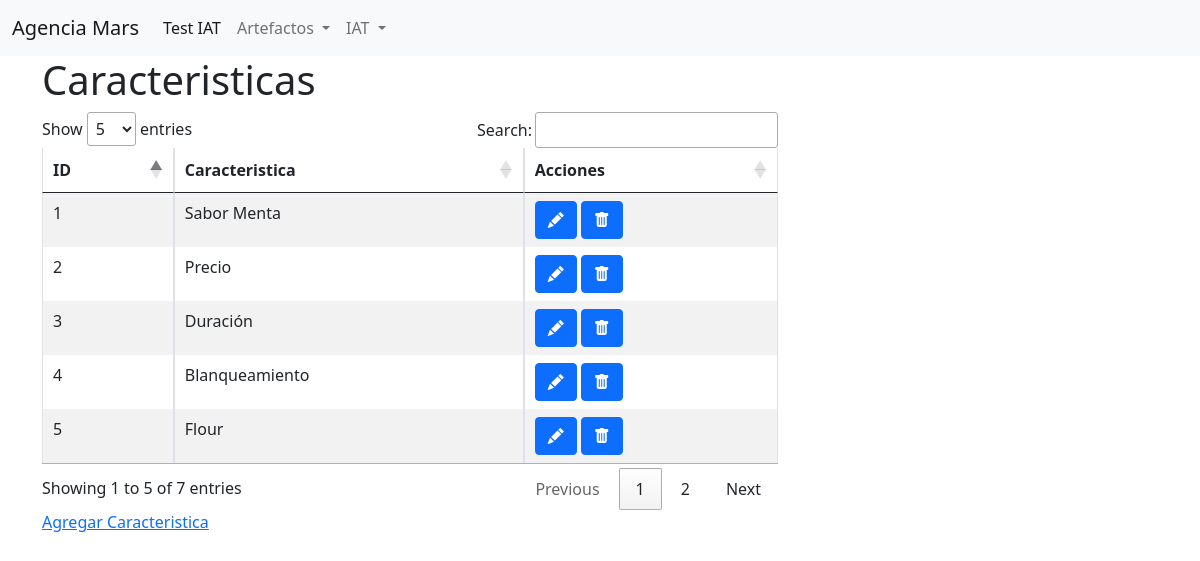
Page /caracteristica/ on the earlier database version.
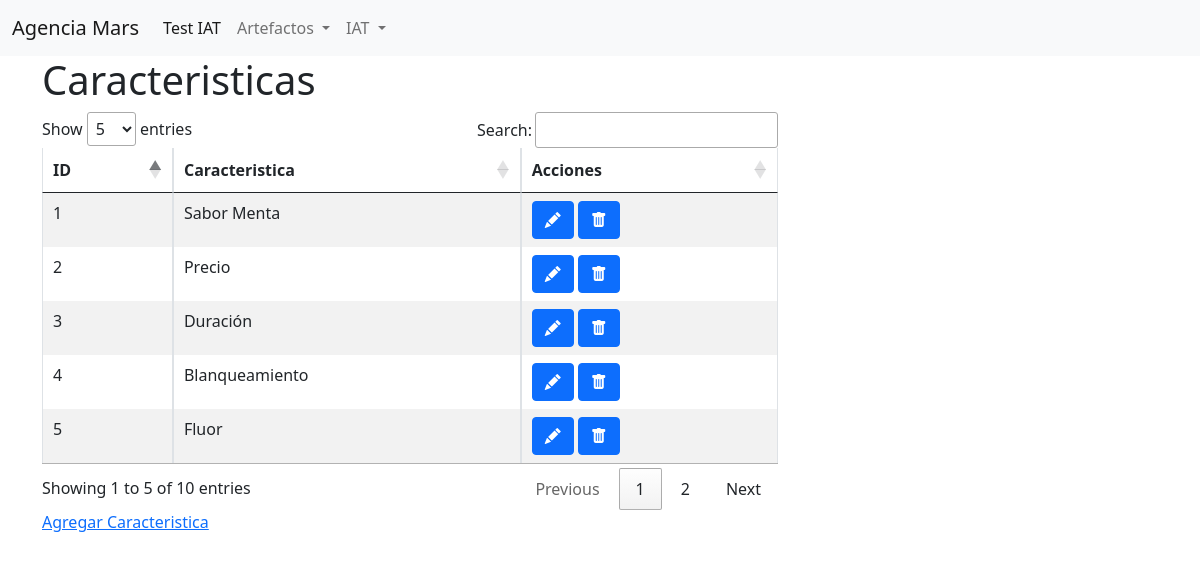
Same page on the later database version.
### test_iat/models.py (models this page shows)
class Caracteristica(models.Model):
    nombre =  models.CharField(max_length=255,unique=True)
    created_at = models.DateTimeField(auto_now_add=True)
    updated_at = models.DateTimeField(auto_now=True)

### test_iat/views.py (the view)
# urls.py: path('caracteristica/', views.caracteristica),
def caracteristica(request):
    caracteristicas= Caracteristica.objects.all()
    context = {
    "caracteristicas":caracteristicas,
    "accion":'default'
    }
    return render(request, 'caracteristicas.html', context)

### test_iat/templates/caracteristicas.html (shortened to what this page needs)
{% extends './base.html' %}
{% block content %}
    <div class="container">
        {% ifequal accion "default" %}
        <div class="row">
            <div class="col-8">
                <h1>Caracteristicas</h1>
                <div class="table-responsive">
                    <table id="shows" class="table table-striped table-bordered" width="100%" >
                        <thead>
                            <tr>
                                <th>ID</th>
                                <th>Caracteristica</th>
                                <th>Acciones</th>
                            </tr>
                        </thead>
                        <tbody>
                        {% for caracteristica in caracteristicas %}
                            <tr>
                                <td> {{caracteristica.id}}</td>
                                <td> {{caracteristica.nombre}}</td>
                                <td><span data-placement="top" data-toggle="tooltip" title="Editar">
                                        <a href="/caracteristica/{{caracteristica.id}}/edit" class="btn btn-primary btn-xs" data-title="view" data-toogle="modal" data-target="#view">
                                            <i class="bi bi-pencil-fill"></i>
                                        </a>
                                    </span>
                                    <span data-placement="top" data-toggle="tooltip" title="Delete">
                                        <a href="#" data-href="/caracteristica/{{caracteristica.id}}/destroy" class="btn btn-primary btn-xs" data-title="view" data-bs-toggle="modal" data-bs-target="#confirm-delete">
                                            <i class="bi bi-trash-fill"></i>
                                        </a>
                                    </span>
                                </td>
                            </tr>
                        {% endfor %}
                        </tbody>
                    </table>
                </div>
            </div>
        </div>
        <div class="row">
            <div class="col-8">
                <a href="/caracteristica/new">Agregar Caracteristica</a>
            </div>
        </div>
        {% endifequal %}
    </div>
{% endblock %}

Differences in the rows shown:
changed Caracteristica id 5: nombre "Flour" → "Fluor"
Other differences:
text written by a page script: "Show entries Search: Showing 1 to 5 of 7 entries Previous 1 2 Next" → "Show entries Search: Showing 1 to 5 of 10 entries Previous 1 2 Next"
